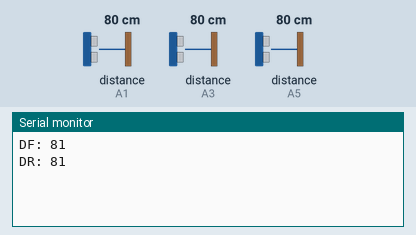
This sketch was run on a simulated Arduino Uno, built with avr-gcc and run on an emulated ATmega328P. Shown: the last lines printed to the serial monitor. The test bench sets the inputs (shaded band); at power-on: distance to the obstacle (sensors on A1, A3, A5) 80 cm. The echo pulse lasts 58.3 µs per cm.

Above: at 1.2 s.
1.3 s: distance to the obstacle (sensor on A1) set to 2 cm
At 2.9 s:
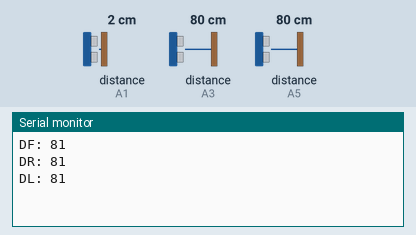
6.5 s: distance to the obstacle (sensor on A1) set to 5 cm
At 10.0 s:
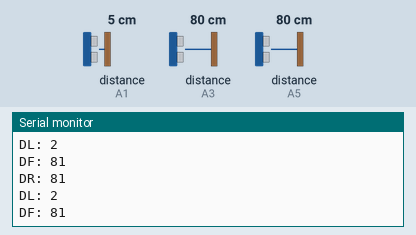
Timing chart, 0 to 11.5 s (numbered marks = the images above; inputs shaded):
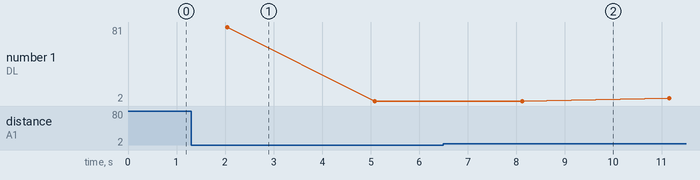

Measured:
- the behaviour switches between 3 and 4 cm on distance to the obstacle (sensor on A1) (found by bisection; images 1 and 2)
- plotted number 1: 2 → 5 after the input at 6.5 s

The sketch:

Sensor.ino
```cpp
#include<NewPing.h>

const int trigLeft = A0;
const int trigRight = A2;
const int trigFront = A4;
const int echoLeft = A1;
const int echoRight = A3;
const int echoFront = A5;


NewPing sonarLeft(trigLeft, echoLeft, 100);
NewPing sonarRight(trigRight, echoRight, 100);
NewPing sonarFront(trigFront, echoFront, 100);

// 0: left, 1: right, 2: front
int getDistance(int code)
{
  int numOfIterations =0, sensorReadings[3], idx=0, distance=0;

  while(idx<3 && numOfIterations<=6){
      numOfIterations++;

     if(code == 0)
        distance = sonarLeft.ping_cm();
     else if(code == 1)
        distance = sonarRight.ping_cm();
     else
        distance = sonarFront.ping_cm();

     delayMicroseconds(2);
     if(distance<4) continue;
     sensorReadings[idx++] = distance;
  }

  for(int i=0;i<idx;i++){
    for(int j=i+1;j<idx;j++){
      if(abs(sensorReadings[i]-sensorReadings[j])<2){
        distance = (sensorReadings[i] + sensorReadings[j])/2;
      }
    }
  }

  return distance;
}

void setup()
{
  Serial.begin(9600);
}

void loop()
{
  int distanceLeft = getDistance(0);
  int distanceRight = getDistance(1);
  int distanceFront = getDistance(2);

  Serial.print("DF: ");
  Serial.println(distanceFront);

  delay(1000);

  Serial.print("DR: ");
  Serial.println(distanceRight);

  delay(1000);

  Serial.print("DL: ");
  Serial.println(distanceLeft);

  delay(1000);

}
```
